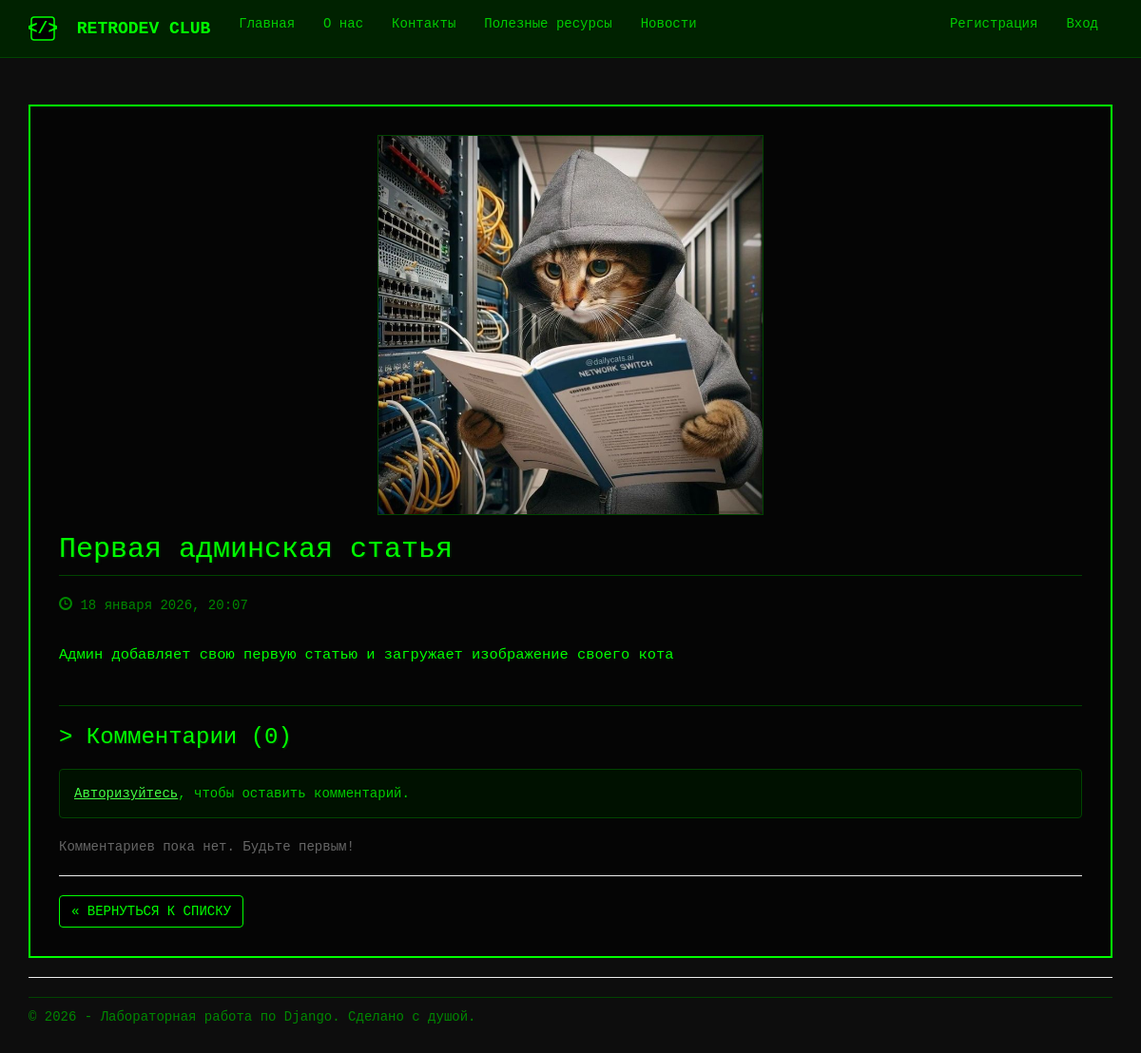
Page /news/5/ on the earlier database version.
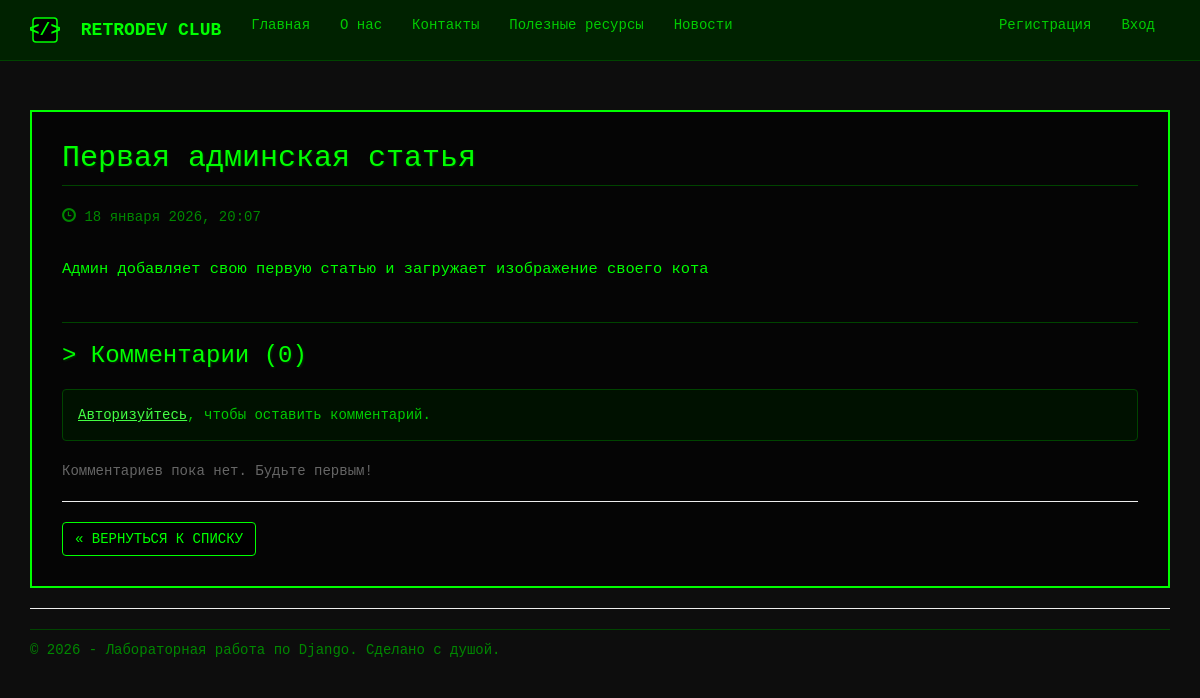
Same page on the later database version.
### app/models.py (models this page shows, shortened)
class News(models.Model):
    title = models.CharField(max_length=100, unique_for_date="posted", verbose_name="Заголовок")
    description = models.TextField(verbose_name="Краткое содержание")
    content = models.TextField(verbose_name="Полное содержание")
    posted = models.DateTimeField(default=datetime.now, db_index=True, verbose_name="Опубликована")
    image = models.FileField(default='temp.jpg', verbose_name="Путь к картинке")
    class Meta:
        db_table = "Posts"
        ordering = ["-posted"]
        verbose_name = "новость"
        verbose_name_plural = "новости"

### app/views.py (the view)
# urls.py: path('news/<int:parametr>/', views.newspost, name='newspost'),
def newspost(request, parametr):
    assert isinstance(request, HttpRequest)
    post_1 = get_object_or_404(News, id=parametr)
    comments = Comment.objects.filter(post=parametr)
    if request.method == "POST":
        form = CommentForm(request.POST)
        if form.is_valid():
            comment_f = form.save(commit=False)
            comment_f.author = request.user
            comment_f.date = datetime.now()
            comment_f.post = post_1
            comment_f.save()
            return redirect('newspost', parametr=post_1.id)
    else:
        form = CommentForm()
    return render(
        request,
        'app/newspost.html',
        {
            'post_1': post_1,
            'comments': comments,
            'form': form,
            'year': datetime.now().year,
        }
    )

### app/templates/app/newspost.html
﻿{% extends "app/layout.html" %}
{% block content %}
<div class="post-container" style="background-color: #050505; border: 2px solid #00ff00; padding: 30px; margin-top: 20px;">
    {% if post_1.image and post_1.image.url != '/media/temp.jpg' %}
    <div class="post-image" style="margin-bottom: 20px; text-align: center;">
        <img src="{{ post_1.image.url }}"
             alt="{{ post_1.title }}"
             style="max-width: 100%; border: 1px solid #004400; max-height: 400px;"
             onerror="this.onerror=null;this.src='/media/temp.jpg';">
    </div>
    {% endif %}
    <h2 style="margin-top: 0; border-bottom: 1px solid #004400; padding-bottom: 10px;">
        {{ post_1.title }}
    </h2>
    <p style="color: #008800; margin-bottom: 30px;">
        <span class="glyphicon glyphicon-time"></span> {{ post_1.posted|date:"d E Y, H:i" }}
    </p>
    <div class="post-content" style="font-size: 1.1em; line-height: 1.6;">
        {{ post_1.content|linebreaksbr }}
    </div>
    <hr style="border-color: #004400; margin-top: 40px;" />
    <h3>> Комментарии ({{ comments.count }})</h3>
    {% if user.is_authenticated %}
    <div class="comment-form-container" style="background-color: #001100; padding: 15px; border: 1px dashed #008800; margin-bottom: 20px;">
        <form method="post">
            {% csrf_token %}
            <div class="form-group">
                <label for="id_text" class="control-label" style="color: #00ff00;">Добавить комментарий:</label>
                {{ form.text }}
            </div>
            <button type="submit" class="btn btn-primary btn-sm">Отправить сообщение</button>
        </form>
    </div>
    {% else %}
    <div class="alert alert-info" style="background-color: #001100; border-color: #004400; color: #00cc00;">
        <a href="{% url 'login' %}?next={{request.path}}" style="text-decoration: underline;">Авторизуйтесь</a>, чтобы оставить комментарий.
    </div>
    {% endif %}
    <div class="comments-list">
        {% for comment in comments %}
        <div class="comment-box" style="margin-bottom: 15px; border-left: 3px solid #00ff00; padding-left: 15px;">
            <p style="margin-bottom: 5px; font-size: 0.9em; color: #006600;">
                <strong style="color: #00aa00;">{{ comment.author.username }}</strong>
                <span style="float: right;">{{ comment.date|date:"d.m.Y H:i" }}</span>
            </p>
            <div style="background-color: #0a0a0a; padding: 10px; border: 1px solid #003300;">
                {{ comment.text|linebreaksbr }}
            </div>
        </div>
        {% empty %}
        <p style="color: #666;">Комментариев пока нет. Будьте первым!</p>
        {% endfor %}
    </div>
    <hr />
    <a href="{% url 'news' %}" class="btn btn-default">
        &laquo; ВЕРНУТЬСЯ К СПИСКУ
    </a>
</div>
{% endblock %}

Differences in the rows shown:
changed News "Первая админская статья": image: picture removed
